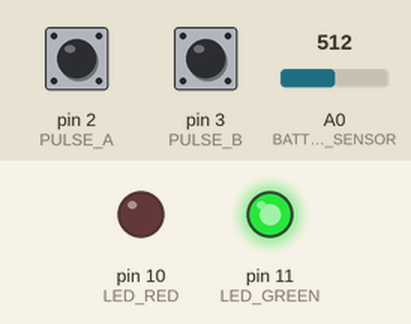
A sketch run on a simulated Arduino Uno, built with avr-gcc and run on an emulated ATmega328P. On the bench: output pins drawn as LEDs (lit = HIGH). Inputs (shaded band) come from the test bench; at power-on: A0 (BATTERY_SENSOR) = 512, pin 2 (PULSE_A) HIGH, pin 3 (PULSE_B) LOW. What the sketch prints to the serial monitor is not drawn.

Above: at 1.2 s.
1.3 s: A0 (BATTERY_SENSOR) set to 433
2.8 s: A0 (BATTERY_SENSOR) set to 415
At 4.2 s:
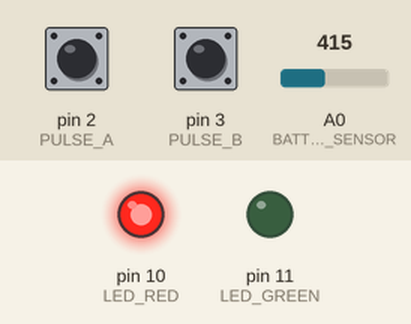
7.5 s: A0 (BATTERY_SENSOR) set to 435
At 8.6 s:
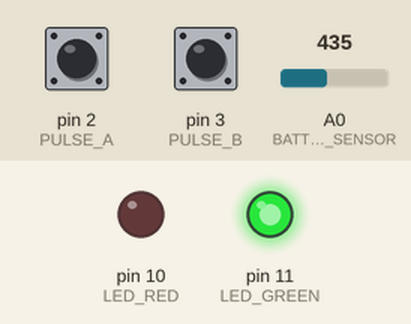
9.0 s: A0 (BATTERY_SENSOR) set to 306
At 10.1 s:
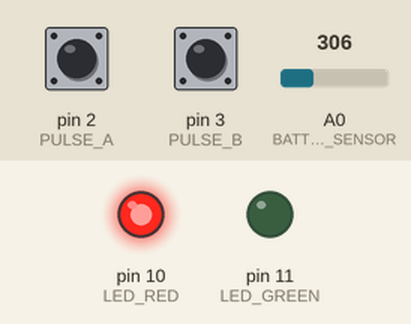
Timing chart, 0 to 11.5 s (numbered marks = the images above; inputs shaded):
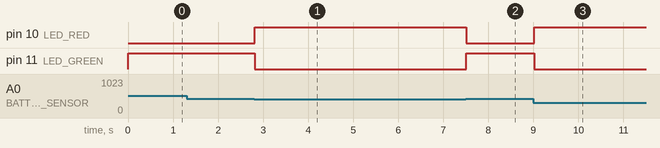

The sketch:

Firmware_V1.ino
```cpp
// (licence header left out)
#define PULSE_A          2
#define PULSE_B          3
#define PULSE_C          4
#define LED_RED          10
#define LED_GREEN        11
#define BATTERY_SENSOR   A0

#define MIN_BATTERY      425

#define GROUP    "00"

int state = 0;

void setup() {

  Serial.begin(9600);
  pinMode(PULSE_A, INPUT);
  pinMode(PULSE_B, INPUT);
  pinMode(PULSE_C, INPUT);
  pinMode(LED_GREEN, OUTPUT);
  pinMode(LED_RED, OUTPUT);
  Serial.println("Start Remote Control Application");
}

void loop() {

  int batteryLevel = analogRead(BATTERY_SENSOR);
  if (batteryLevel > MIN_BATTERY)
  {
    digitalWrite(LED_GREEN, HIGH);
    digitalWrite(LED_RED, LOW);
  }
  else
  {
    digitalWrite(LED_GREEN, LOW);
    digitalWrite(LED_RED, HIGH);
  }
  if (digitalRead(PULSE_A) ==  LOW) {
    if (state != 1) {
      state = 1;
      Serial.print(';');
      Serial.print(GROUP);
      Serial.print('A');
      Serial.println('?');
    }
  }
  else if (digitalRead(PULSE_B) ==  LOW) {
    if (state != 2) {
      state = 2;
      Serial.print(';');
      Serial.print(GROUP);
      Serial.print('B');
      Serial.println('?');
    }
  }
  else if (digitalRead(PULSE_C) ==  LOW) {
    if (state != 3) {
      state = 3;
      Serial.print(';');
      Serial.print(GROUP);
      Serial.print('C');
      Serial.println('?');
    }
  }
  else
    state = 0;
  delay(20);
}
```

Measured:
- the behaviour switches between 426 and 425 on A0 (BATTERY_SENSOR) (found by bisection; images 0 and 1)
- after the input at 1.3 s, every drawn part: stays the same
- after the input at 2.8 s, pin 10 (LED_RED): LOW → HIGH at once; pin 11 (LED_GREEN): HIGH → LOW at once
- after the input at 7.5 s, pin 10 (LED_RED): HIGH → LOW at once; pin 11 (LED_GREEN): LOW → HIGH at once
- after the input at 9.0 s, pin 10 (LED_RED): LOW → HIGH at once; pin 11 (LED_GREEN): HIGH → LOW at once
